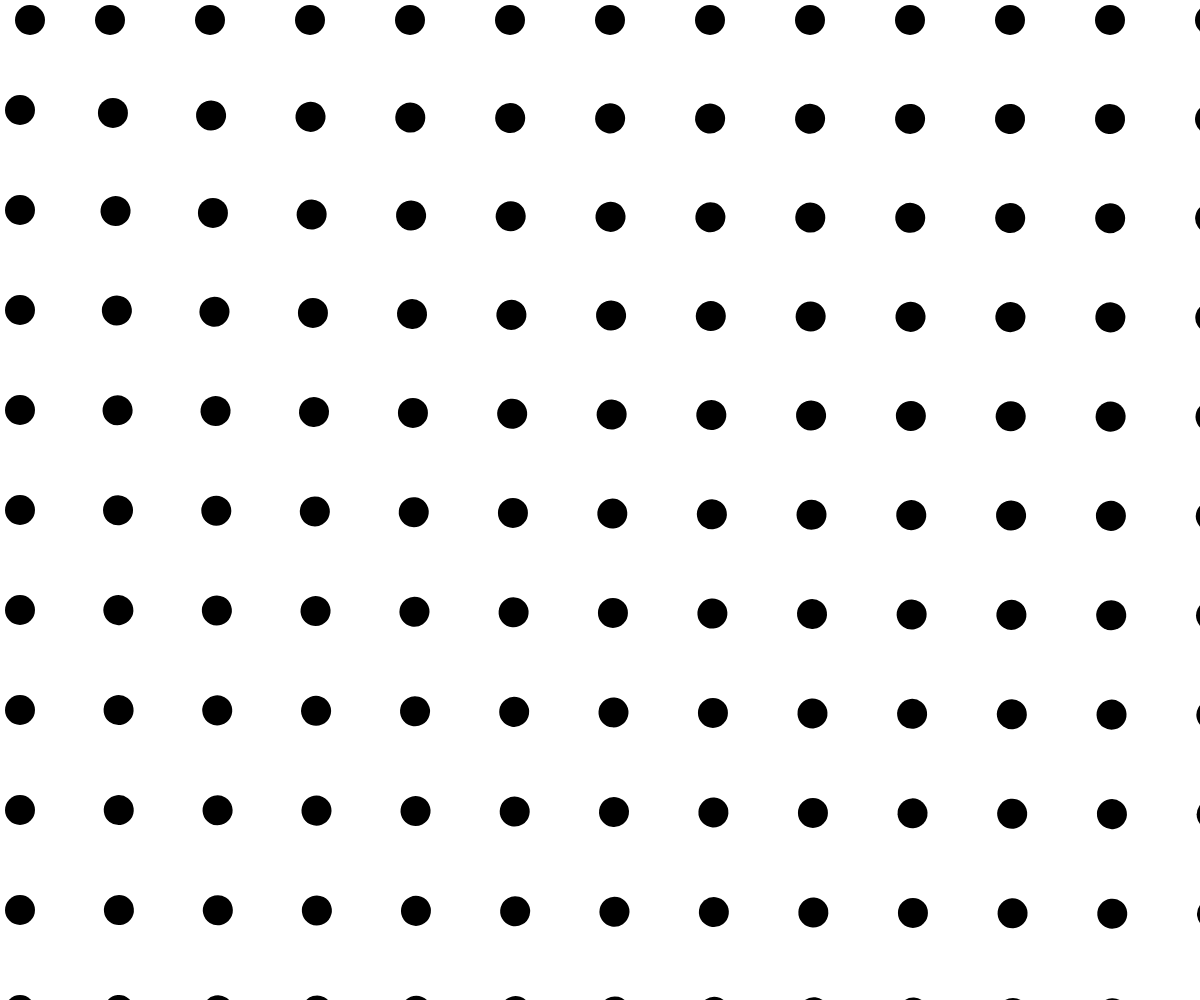
Frame 1 (no input)
Frame 60 (no input): identical to frame 1, image omitted
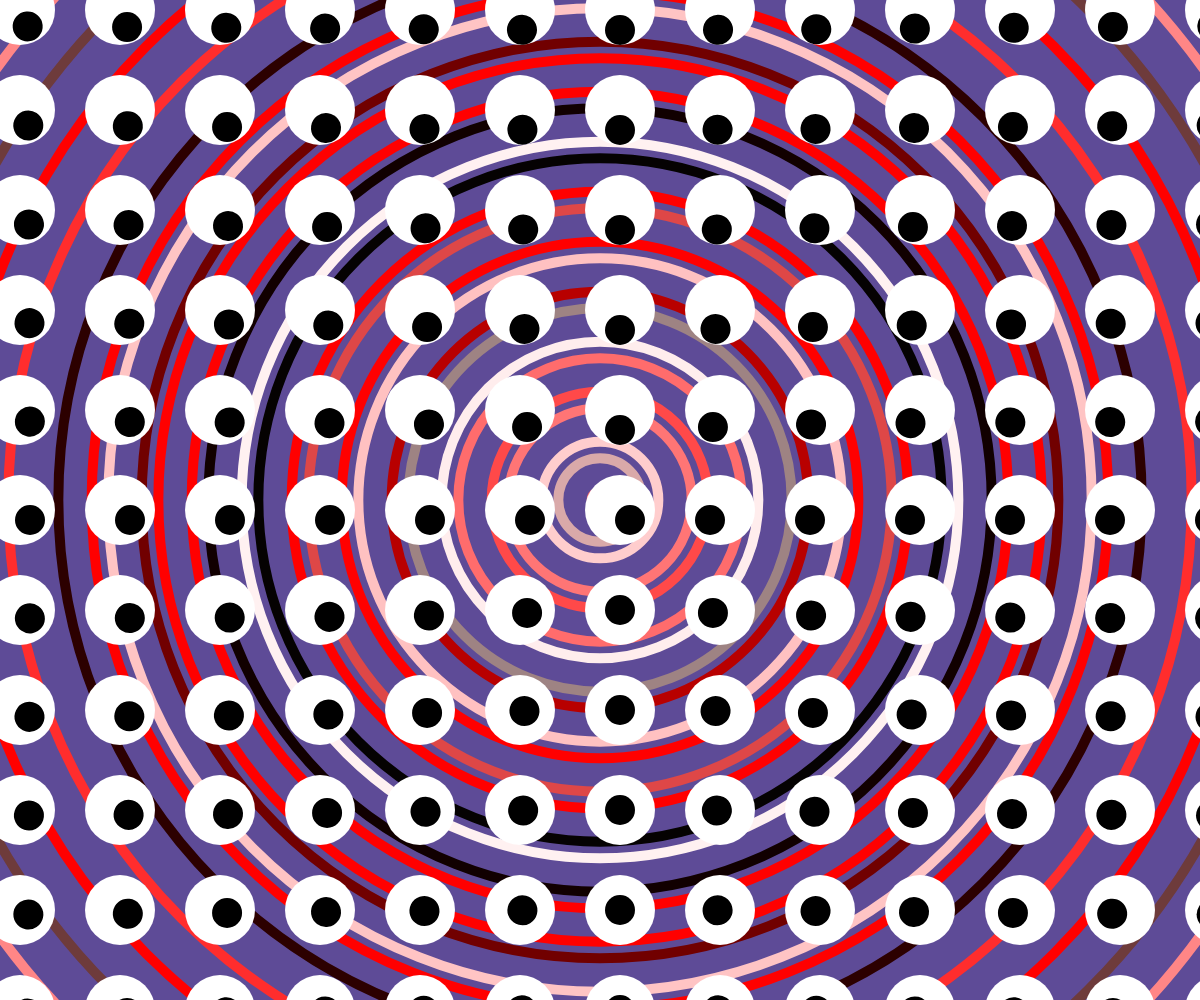
Frame 120 (the mouse pressed at the canvas centre since frame 60)

The p5.js sketch that drew these frames (run headless with seeded random() and noise() and a simulated clock; from frame 60 on, the mouse is pressed at the canvas centre):

// p5.js sketch
// ── sketch.js
var u;
var l;
var a;
var mods = [];
var x;
var y;
var count;

let sop;
let spt;
let multiuso;

function setup() {
  createCanvas(windowWidth, windowHeight);
  u = 100;
  l = 40;
  var hCount = height/80;
  var wCount = width/80;
  count = int(hCount * wCount);
  
  var index = 0;
  for (var xc = 0; xc < wCount; xc++) {
    for (var yc = 0; yc < hCount; yc++) {
      mods[index++] = new Module(int(xc)*u,int(yc)*u);
    }
   colorMode(HSB, 360, 100, 100);
    
 noFill();
  strokeWeight(50);
   
  sop = width / 2;
  spt = height / 2;
  multiuso = 0; }
}

var i,r
function draw() {
  

  if (mouseIsPressed) {
    
    
    background(0, 3, 5, 10);

    multiuso += 80;

   r=height
   background(255,50,random(255));
   for(i=0;i<50;i++)
   {
      noFill()
      strokeWeight(10)
      stroke(map(i,0,0,0,255),random(255),random(255))
      ellipse(width/2,height/2, r-i*100-map(mouseY,mouseX,width,0,100)); 
    }
 
    translate(width/2, height/2);
   
   var circleResolution = map(mouseY, 0, height, 2, 80);
   var radius = mouseX- width /2 + 0.5;
   var angle = TWO_PI / circleResolution;
   
   strokeWeight( mouseY / 150 );
   stroke(360 - mouseY, 100, 100);
   
   beginShape();
      for (var i = 0; i <= circleResolution; i++) {
         var x = cos(angle * i ) * radius;
         var y = sin( angle * i ) * radius;
         line(0, 0, x, y);
      }
    
    beginShape();
      for (var i = 0; i <= circleResolution; i++) {
         var x = cos(angle * i ) * radius;
         var y = tan( angle * i ) * radius;
         line(0, 0, x, y);
      }
    
    beginShape();
      for (var i = 100; i <= circleResolution; i++) {
         var x = tan(angle * i ) * radius;
         var y = cos( angle * i ) * radius;
         line(0, 0, x, y);
      }
   endShape(CLOSE);   
    
    

  } else {
    background(255);
  }
  
  noStroke();
  translate(20, 20);
  if (mouseIsPressed) {
    translate(-width/2, -height/2);  
  }
  for (let i = 0; i <= count; i++) {
    mods[i].update();
    mods[i].draw1();
    mods[i].draw2();
  }

}

function Module(_x, _y) {
  this.x = _x;
  this.y = _y;
  this.a = 0;
  

}

Module.prototype.update = function() {
    this.a = atan2(mouseY-this.y, mouseX-this.x);
}

Module.prototype.draw1 = function() {
  push();
  translate(this.x, this.y);
  fill(255);
  ellipse(0, -10, 70, 70);
  pop();
}


Module.prototype.draw2 = function() {
  push();
  translate(this.x, this.y);
  rotate(this.a);

  fill(0);
  ellipse(10, 0, 30, 30);

  pop();
}

function mousePressed() {
   
let verde = color(141, 171, 127);
let limon = color(207, 238, 158);
   
  if (mouseButton==LEFT) {
    stroke(verde);
  }

  if (mouseButton==RIGHT) {
    stroke(limon);
  }
}
